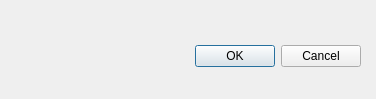
<?xml version="1.0" encoding="UTF-8"?>
<ui version="4.0">
 <class>Dialog</class>
 <widget class="QDialog" name="Dialog">
  <property name="geometry">
   <rect>
    <x>0</x>
    <y>0</y>
    <width>376</width>
    <height>99</height>
   </rect>
  </property>
  <property name="windowTitle">
   <string>Dialog</string>
  </property>
  <widget class="QDialogButtonBox" name="buttonBox">
   <property name="geometry">
    <rect>
     <x>20</x>
     <y>40</y>
     <width>341</width>
     <height>32</height>
    </rect>
   </property>
   <property name="orientation">
    <enum>Qt::Horizontal</enum>
   </property>
   <property name="standardButtons">
    <set>QDialogButtonBox::Cancel|QDialogButtonBox::Ok</set>
   </property>
  </widget>
 </widget>
 <resources/>
 <connections>
  <connection>
   <sender>buttonBox</sender>
   <signal>accepted()</signal>
   <receiver>Dialog</receiver>
   <slot>accept()</slot>
   <hints>
    <hint type="sourcelabel">
     <x>248</x>
     <y>254</y>
    </hint>
    <hint type="destinationlabel">
     <x>157</x>
     <y>274</y>
    </hint>
   </hints>
  </connection>
  <connection>
   <sender>buttonBox</sender>
   <signal>rejected()</signal>
   <receiver>Dialog</receiver>
   <slot>reject()</slot>
   <hints>
    <hint type="sourcelabel">
     <x>316</x>
     <y>260</y>
    </hint>
    <hint type="destinationlabel">
     <x>286</x>
     <y>274</y>
    </hint>
   </hints>
  </connection>
 </connections>
</ui>
